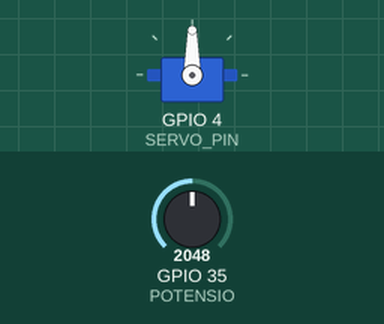
The sketch below on a simulated ESP32. Parts: servo. Inputs (shaded band) come from the test bench; at power-on: GPIO 35 (POTENSIO) = 2048.

Above: at 1.2 s.
1.3 s: GPIO 35 (POTENSIO) set to 2866
At 1.7 s:
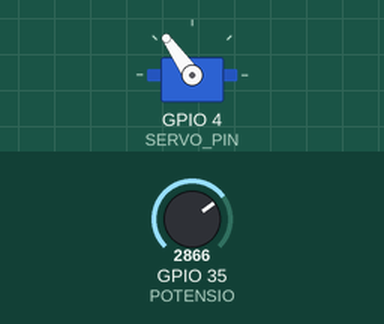
2.9 s: GPIO 35 (POTENSIO) set to 3603
At 4.2 s:
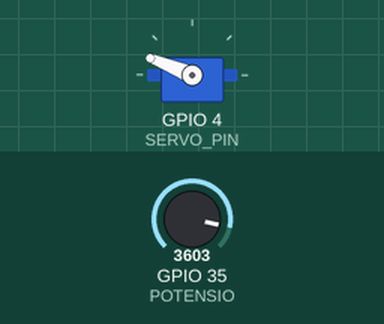
4.5 s: GPIO 35 (POTENSIO) set to 4095
At 5.4 s:
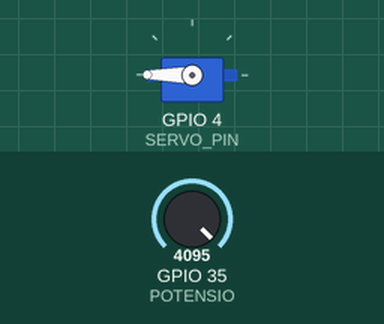
6.1 s: GPIO 35 (POTENSIO) set to 1228
At 6.7 s:
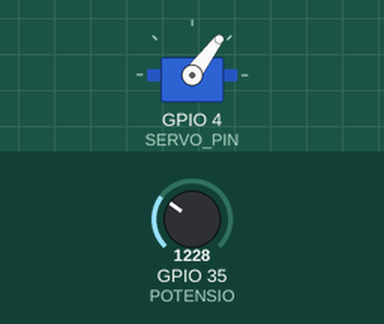
7.7 s: GPIO 35 (POTENSIO) set to 491
At 9.1 s:
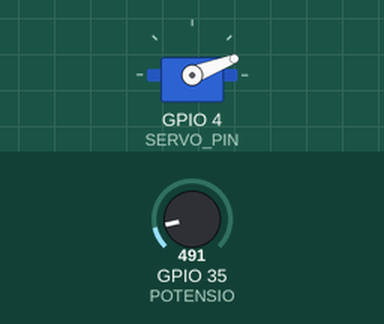
Timing chart, 0 to 10.3 s (numbered marks = the images above; inputs shaded):
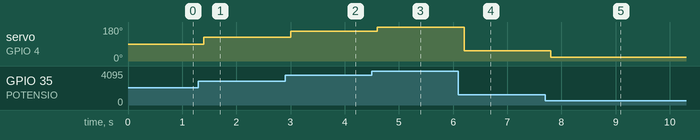

Measured:
- after the input at 1.3 s, servo on GPIO 4 (SERVO_PIN): 90° → 125° after 0.10 s
- after the input at 2.9 s, servo on GPIO 4 (SERVO_PIN): 125° → 158° after 0.10 s
- after the input at 4.5 s, servo on GPIO 4 (SERVO_PIN): 158° → 180° after 0.10 s
- after the input at 6.1 s, servo on GPIO 4 (SERVO_PIN): 180° → 53° after 0.10 s
- after the input at 7.7 s, servo on GPIO 4 (SERVO_PIN): 53° → 21° after 0.11 s

The sketch:

servo.ino
```cpp
#include <ESP32Servo.h>

#define SERVO_PIN 4
#define POTENSIO 35

Servo servo;

void setup() {
  Serial.begin(9600);
  servo.attach(SERVO_PIN);
  servo.write(0);
}

void loop() {
  float potV = analogRead(POTENSIO);
  float angle =
                // map(potV, 0, 4095, 0, 180);
                (potV / 4095) * 180;

  servo.write(angle);

  // for (int i = 0; i <= 180; i++) {
  //   servo.write(i);
  //   Serial.println(i);
  // }

  // for (int i = 180; i >= 0; i--) {
  //   servo.write(i);
  //   Serial.println(i);
  // }
  delay(200);
}
```
